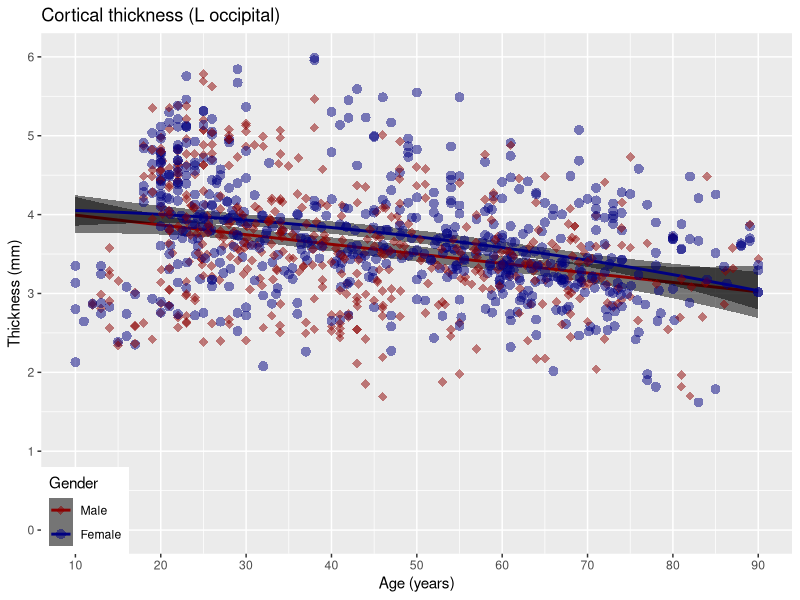
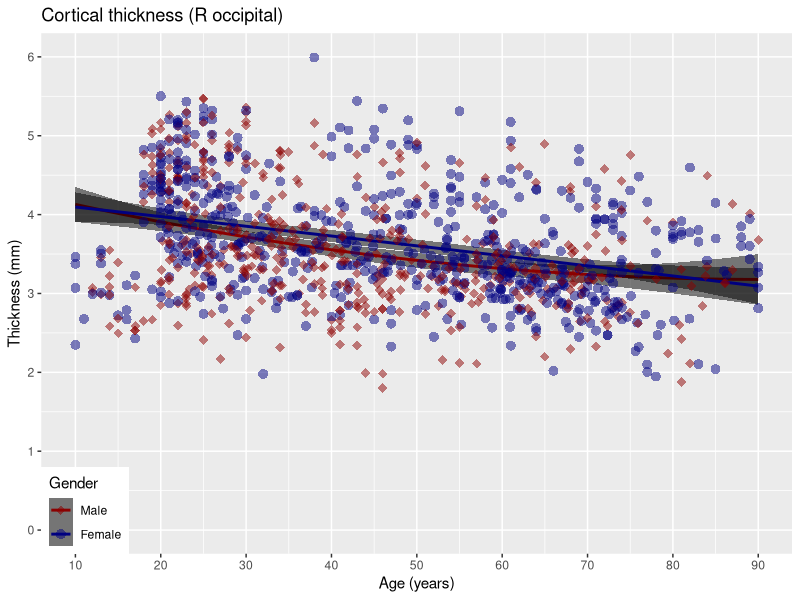
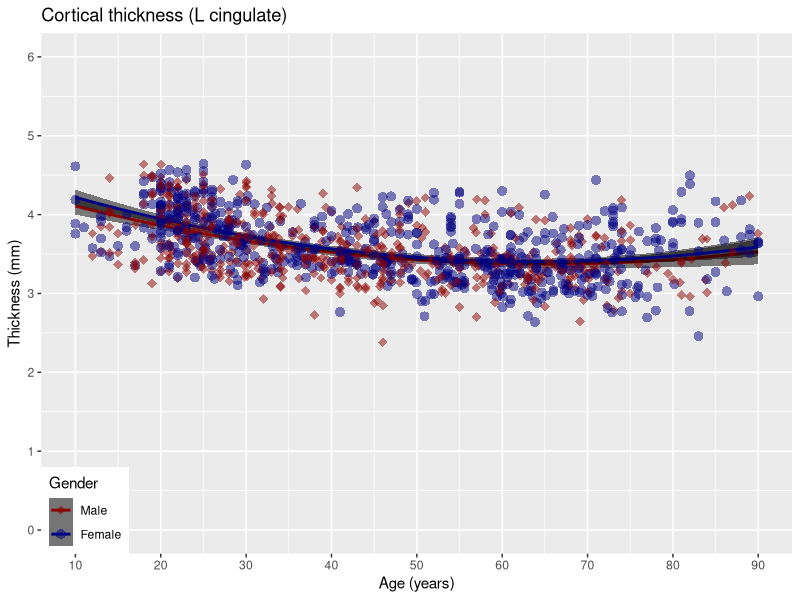
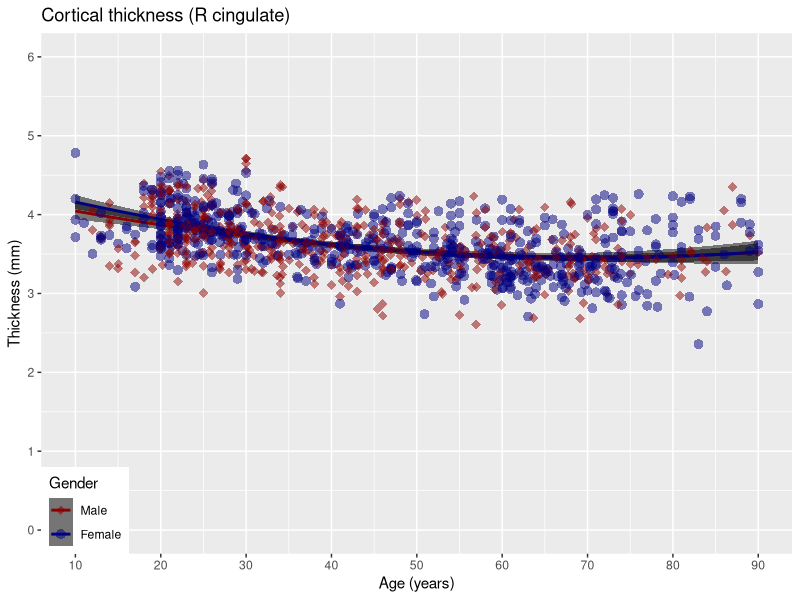
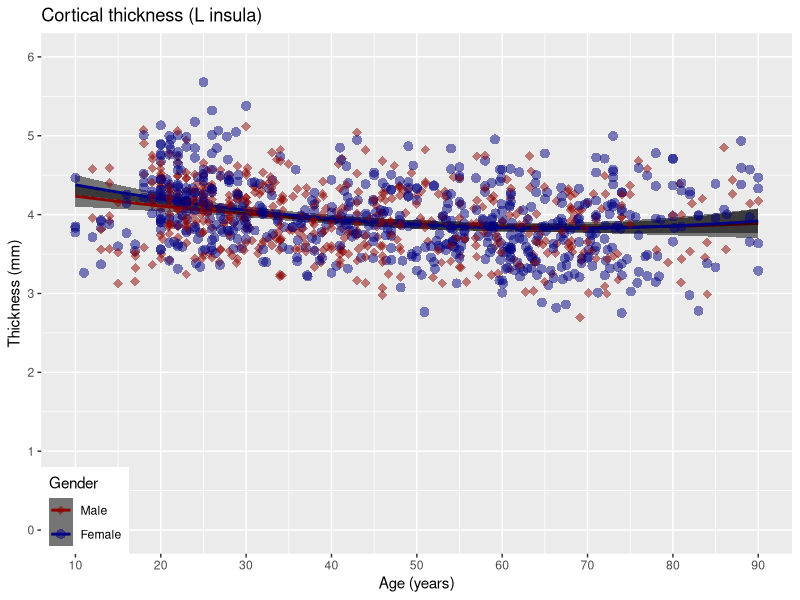
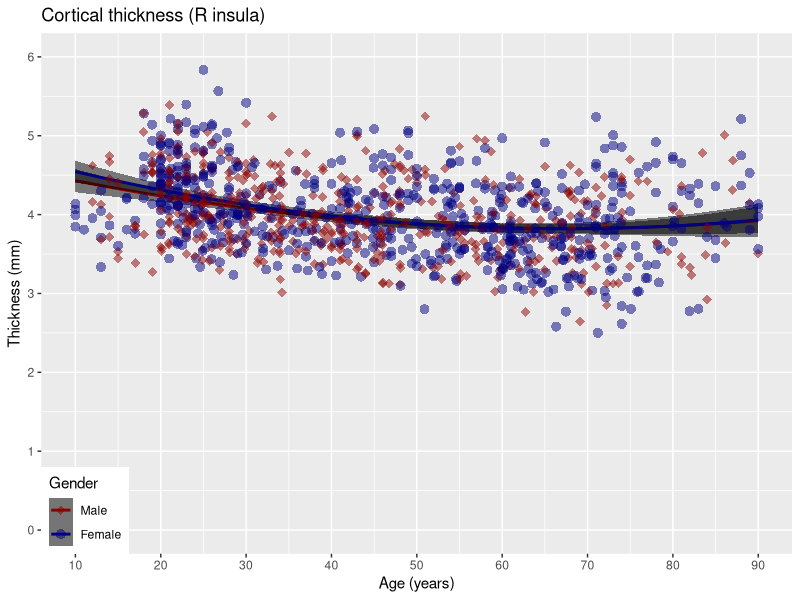
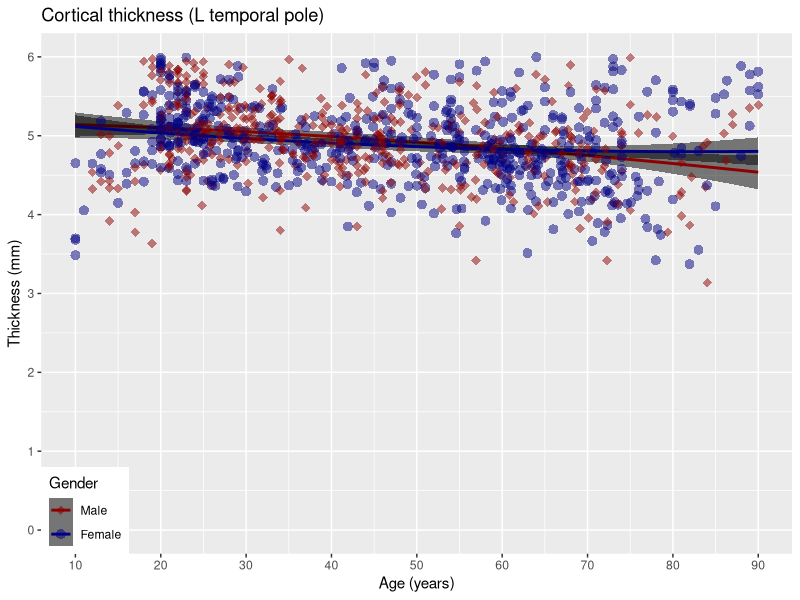
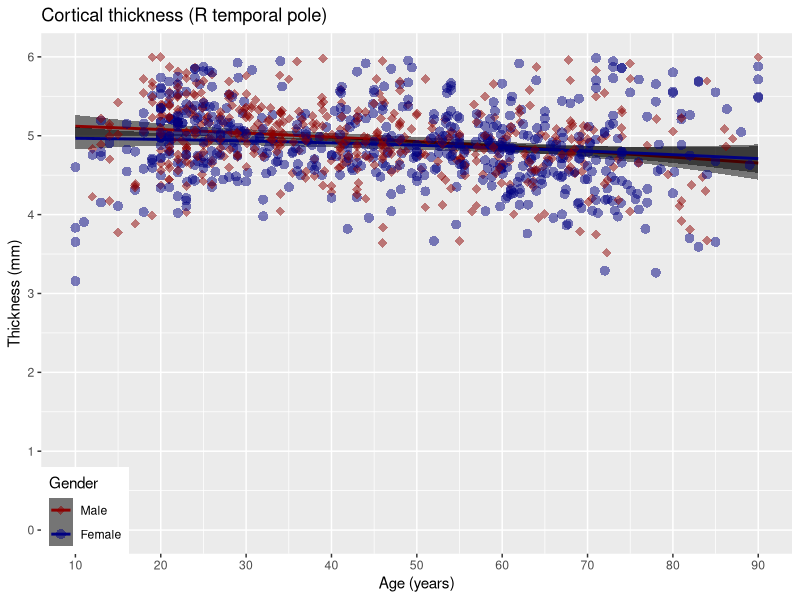

Source code (R) for these figures, in order:
library( ggplot2 )

############################################
#
# Section 3.4:  Gender and Age Relationships with DiReCT Cortical Thickness
#   Look at basic regression results, i.e.
#     thickness ~ 1 + AGE + AGE^2 + GENDER + SITE + VOLUME
#
############################################

resultsIXI <- read.csv( '../labelresultsI.csv' )
resultsKirby <- read.csv( '../labelresultsK.csv' )
resultsNKI <- read.csv( '../labelresultsN.csv' )
resultsOasis <- read.csv( '../labelresultsO.csv' )

resultsCombined <- rbind( resultsIXI, resultsKirby, resultsNKI, resultsOasis );
resultsCombined$SITE <- as.factor( resultsCombined$SITE )

# resultsCombined <- resultsCombined[which( resultsCombined$AGE >= 10 & resultsCombined$AGE <= 80 ),];

corticalLabels <- c( "L occipital", "R occipital",
                     "L cingulate", "R cingulate",
                     "L insula",    "R insula",
                     "L temporal pole",   "R temporal pole",
                     "L superior temporal", "R superior temporal",
                     "L infero temporal", "R infero temporal",
                     "L parahippocampal", "R parahippocampal",
                     "L frontal pole",    "R frontal pole",
                     "L superior frontal","R superior frontal",
                     "L middle frontal",  "R middle frontal",
                     "L inferior",        "R inferior",
                     "L orbital frontal", "R orbital frontal",
                     "L precentral",      "R precentral",
                     "L superior parietal", "R superior parietal",
                     "L inferior parietal", "R inferior parietal",
                     "L postcentral",       "R postcentral" )

male_color = "darkred";
female_color = "navyblue";

gender <- cut( resultsCombined$SEX, breaks = c( 0.5, 1.5, 2.5 ), label = c( "male", "female" ) );
gender[which( gender == 1 )] <- 'male';
gender[which( gender == 2 )] <- 'female';

for( i in 1:32 )
  {
  myformula <- as.formula( paste0( "LABEL_", i, " ~ 1 + AGE + I(AGE^2) + VOLUME + SITE + SEX" ) )
  cat( paste0( corticalLabels[i], " ~ 1 + SITE + SEX + AGE + I(AGE^2) + VOLUME" ), "\n" )
  mylm <- lm( myformula, data = resultsCombined )
  mysummary <- summary( mylm )
  print( mysummary$coefficients )
  cat( "------------------------------------------\n" )

#   thickness <- mylm$residuals
  thickness <- resultsCombined[,i+5]

  plotData <- data.frame( cbind( Age = resultsCombined$AGE, Thickness = thickness, Gender = gender ) )
  plotData <- transform( plotData, Gender = factor( Gender ) );

  thickPlot <- ggplot( plotData, aes( x = Age, y = Thickness, group = Gender ) ) +
               stat_smooth( aes( group = Gender, colour = Gender ), formula = y ~ 1 + x + I(x^2) , method = "lm", size = 1, n = 1000, level = 0.95, se = TRUE, fullrange = TRUE, fill = 'black', alpha = 0.5 ) +
               geom_point( data = plotData, aes( colour = Gender, shape = Gender ), size = 3, alpha = 0.5 ) +
               scale_x_continuous( "Age (years)", breaks = seq( 10, 90, by = 10 ), labels = seq( 10, 90, by = 10 ), limits = c( 10, 90 ) ) +
#                scale_y_continuous( "Thickness (mm)", breaks = seq( -1, 1, by = 1 ), labels = seq( -1, 1, by = 1 ), limits = c( -1, 1 ) ) +
               scale_y_continuous( "Thickness (mm)", breaks = seq( 0, 6, by = 1 ), labels = seq( 0, 6, by = 1 ), limits = c( 0, 6 ) ) +
               scale_colour_manual( values = c( male_color, female_color ), breaks = c( 1, 2 ), labels = c( "Male", "Female" ) ) +
               scale_shape_manual( values = c( 18, 16 ), breaks = c( 1, 2 ), labels = c( "Male", "Female" ) ) +
               theme( legend.justification = c( 0, 0 ), legend.position = c( 0, 0 ) ) +
               ggtitle( paste( "Cortical thickness (", corticalLabels[i], ")", sep = "" ) )
  ggsave( filename = paste0( "../figs/label", i, "_results.pdf" ), plot = thickPlot, width = 8, height = 6, units = 'in' )
  }
